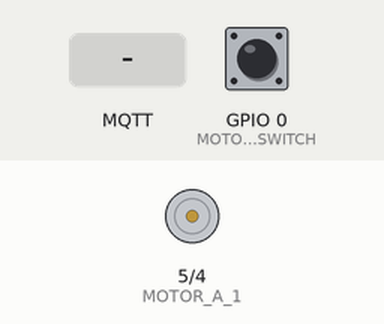
Simulated run of this sketch. Board: ESP8266 (NodeMCU). Shown: motor-driver pin pairs drawn as motors (green arrow = first pin HIGH = forward, orange = second pin HIGH = backward, longer = more drive, scaled by the enable pin). Inputs (shaded band) come from the test bench; at power-on: GPIO 0 (MOTOR_A_SWITCH) HIGH. WiFi joins after 1.5 s; servers stay silent unless stated; no MQTT or app messages arrive unless stated; what the sketch prints to the serial monitor is not drawn.

Above: at 2.7 s.
2.8 s: MQTT message "1" arrives on the first subscribed topic
At 4.0 s:
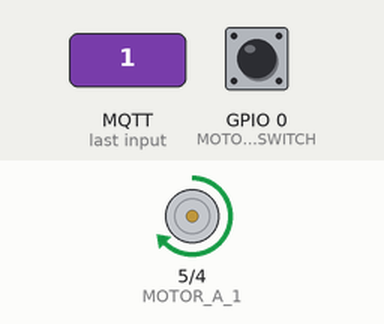
4.3 s: GPIO 0 (MOTOR_A_SWITCH) pulled LOW for 0.15 s
At 5.1 s:
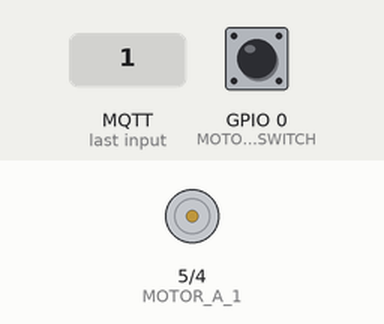
6.8 s: MQTT message "0" arrives on the first subscribed topic
At 7.1 s:
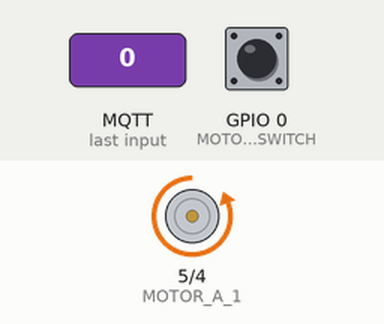
8.3 s: GPIO 0 (MOTOR_A_SWITCH) pulled LOW for 1 s
At 9.1 s:
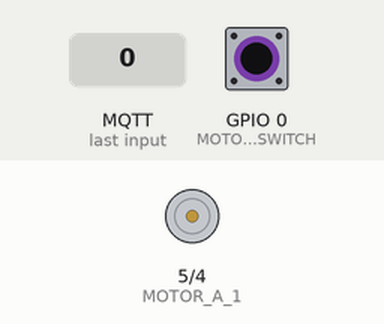
10.8 s: MQTT message "2" arrives on the first subscribed topic
12.3 s: GPIO 0 (MOTOR_A_SWITCH) pulled LOW for 3.2 s
Timing chart, 0 to 15.3 s (numbered marks = the images above; inputs shaded):
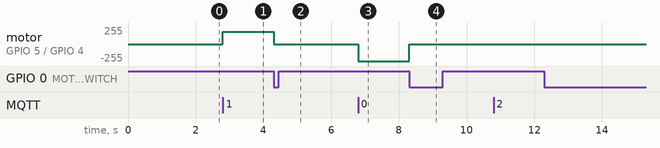

Measured:
- after the input at 2.8 s, motor on GPIO 5 (MOTOR_A_1) / GPIO 4 (MOTOR_A_2): stopped → forward 186/255 at once
- after the input at 4.3 s, motor on GPIO 5 (MOTOR_A_1) / GPIO 4 (MOTOR_A_2): forward 186/255 → stopped at once
- after the input at 6.8 s, motor on GPIO 5 (MOTOR_A_1) / GPIO 4 (MOTOR_A_2): stopped → backward 255/255 at once
- after the input at 8.3 s, motor on GPIO 5 (MOTOR_A_1) / GPIO 4 (MOTOR_A_2): backward 255/255 → stopped at once

The sketch:

sketch_jul17a.ino
```cpp
#include <Arduino.h>

#include <ESP8266WiFi.h>
#include <PubSubClient.h>

#define MOTOR_A_1 5
#define MOTOR_A_2 4
#define MOTOR_A_SWITCH 0
#define MOTOR_A_DOWN_TIME 3000
#define INTERRUPT_DELAY 500
#define MOTOR_A_ENABLE 14

const char* ssid = "****";
const char* password = "****";
const char* mqtt_server = "192.168.178.109";

WiFiClient espClient;
PubSubClient client(espClient);
uint32_t lastMsg = 0;
char msg[50];
uint8_t value = 0;

uint32_t stoptimer = 0;
uint32_t starttimer = 0;
uint32_t motorOffTimer = 0;
bool stop = false;
uint8_t state = 0; // 0 up, 1 moving up, 2 moving down, 3 down

void setup() {
        Serial.begin(115200);
        pinMode(MOTOR_A_1, OUTPUT);
        pinMode(MOTOR_A_2, OUTPUT);
        pinMode(MOTOR_A_ENABLE, OUTPUT);
        pinMode(MOTOR_A_SWITCH, INPUT_PULLUP);


        attachInterrupt(MOTOR_A_SWITCH, stopAInterrupt, FALLING);

        setup_wifi();
        client.setServer(mqtt_server, 1883);
        client.setCallback(callback);

}

void alive() {
    Serial.print(".");

}

void stopAInterrupt() {
        stop = true;
}

uint8_t counter = 0;

void loop() {
        if (!client.connected()) {
                Serial.println("Deconnected");
                reconnect();
        }
        client.loop();

        counter ++;
        if (counter > 100) {
            alive();
            counter = 0;
        }

        if(stop) {

            if(millis() < (starttimer + INTERRUPT_DELAY)) {
                stop = false;
                Serial.println("Blocked");
                Serial.println(millis());
            } else if(digitalRead(MOTOR_A_SWITCH) == 0) {
                rotateStopA();
                stop = false;
                if(state == 1) {
                    state = 0;
                    client.publish("outTopic", "up");
                } else if (state == 2){
                    state = 3;
                    client.publish("outTopic", "down");
                }
                motorOffTimer = millis() + 1000;

            }
        }

        if(motorOffTimer != 0 && millis() > motorOffTimer) {
            analogWrite(MOTOR_A_ENABLE, 0);
            motorOffTimer = 0;
        }
}


void moveDown() {
        analogWrite(MOTOR_A_ENABLE, 750);
        if(state == 3) {
            return;
        }
        state = 2;
        starttimer = millis();
        // move down
        rotateDownA();
}

void moveUp() {
        analogWrite(MOTOR_A_ENABLE, 1023);
        if(state == 0) {
            return;
        }
        state = 1;
        starttimer = millis();
        // move up
        rotateUpA();
}

void rotateDownA() {
        digitalWrite(MOTOR_A_1, 1);
        digitalWrite(MOTOR_A_2, 0);
}

void rotateUpA() {
        digitalWrite(MOTOR_A_1, 0);
        digitalWrite(MOTOR_A_2, 1);
}

void rotateStopA() {
        digitalWrite(MOTOR_A_1, 0);
        digitalWrite(MOTOR_A_2, 0);
        Serial.println("Stopped");
        Serial.println(millis());
}

void setup_wifi() {

        delay(10);
        Serial.println();
        Serial.print("Connecting to ");
        Serial.println(ssid);

        WiFi.begin(ssid, password);

        while (WiFi.status() != WL_CONNECTED) {
                delay(500);
                Serial.print(".");
        }

        Serial.println("");
        Serial.println("WiFi connected");
        Serial.println("IP address: ");
        Serial.println(WiFi.localIP());
}

void callback(char* topic, byte* payload, unsigned int length) {
        Serial.print("Message arrived [");
        Serial.print(topic);
        Serial.print("] ");
        for (int i = 0; i < length; i++) {
                Serial.print((char)payload[i]);
        }
        Serial.println();

        if ((char)payload[0] == '1') {
                moveDown();
                Serial.println("Moving down");
                Serial.println(millis());
        } else {
                moveUp();
                Serial.println("Moving up");
                Serial.println(millis());

        }

}

void reconnect() {
        // Loop until we're reconnected
        while (!client.connected()) {
                Serial.print("Attempting MQTT connection...");
                // Attempt to connect
                if (client.connect("ESP8266Client", "dirk", "dirkdirk")) {
                        Serial.println("connected");
                        // Once connected, publish an announcement...
                        client.publish("outTopic", "hello world");
                        // ... and resubscribe
                        client.subscribe("inTopic");
                } else {
                        Serial.print("failed, rc=");
                        Serial.print(client.state());
                        Serial.println(" try again in 5 seconds");
                        // Wait 5 seconds before retrying
                        delay(5000);
                }
        }
}
```
